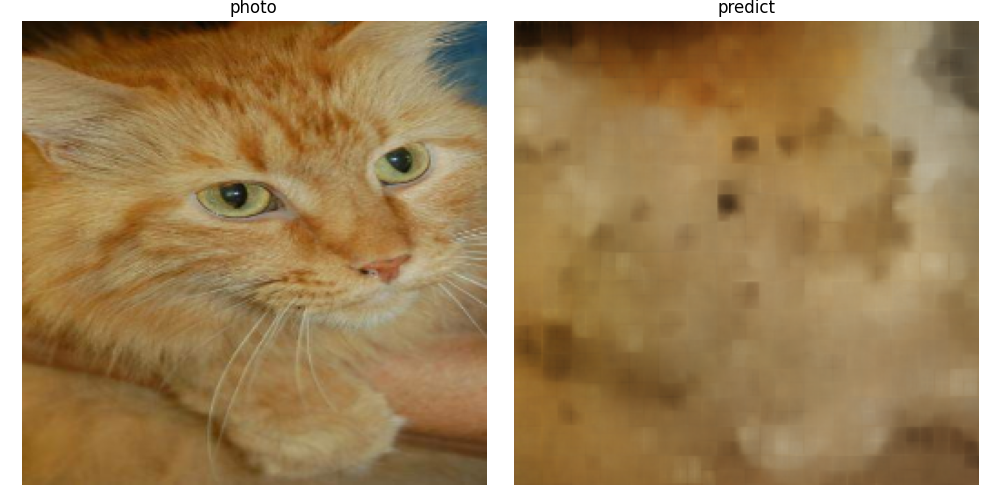

Write Python code to recreate this figure.
from Modules.dataset import dataset_model
from Modules.params import get_params
import matplotlib.pyplot as plt
from Modules.VAE import VAE
from os.path import join
from sys import argv
from numpy import (
    expand_dims,
    array
)


def plot_image(ax: plt.subplot,
               image: array,
               label: str) -> None:
    image = image[0]
    image = (image+1)/2
    ax.set_title(label)
    ax.imshow(image)
    ax.axis("off")


params = get_params()
params["dataset"]["type"] = argv[1]
dataset = dataset_model(params)
model = VAE(**params["VAE"])
filename = f"{argv[1]}_model.h5"
filename = join(params["path models"],
                filename)
model.load_weights(filename)
image = list(dataset.train.take(1))[0][0]
image = expand_dims(image,
                    axis=0)
predict = model(image)
fig, (ax1, ax2) = plt.subplots(1, 2,
                               figsize=(10, 5))
plot_image(ax1,
           image,
           "photo")
plot_image(ax2,
           predict,
           "predict")
plt.tight_layout()
plt.savefig("test_VAE.png")
